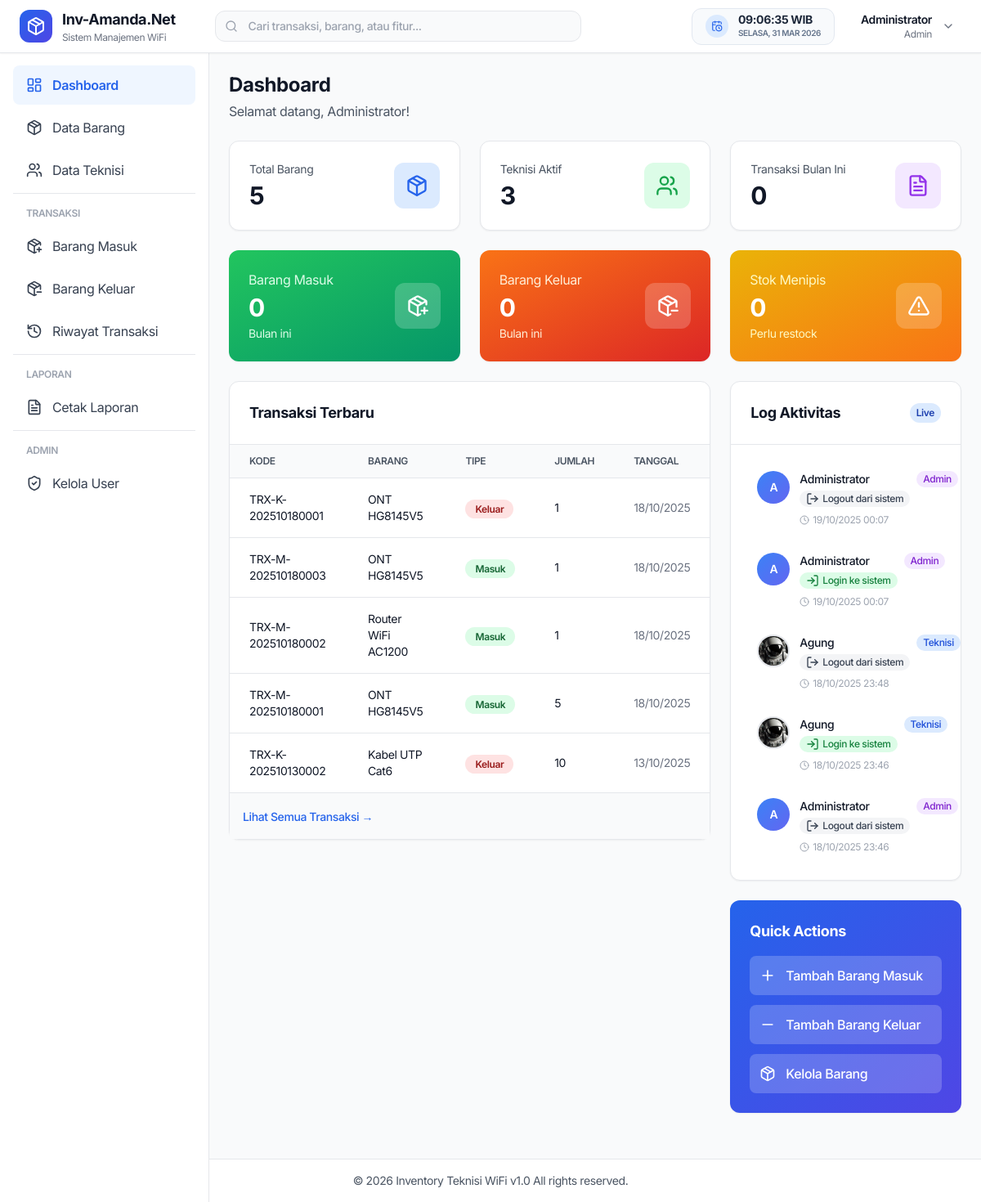
The page /dashboard (signed in) on the database as committed earlier.
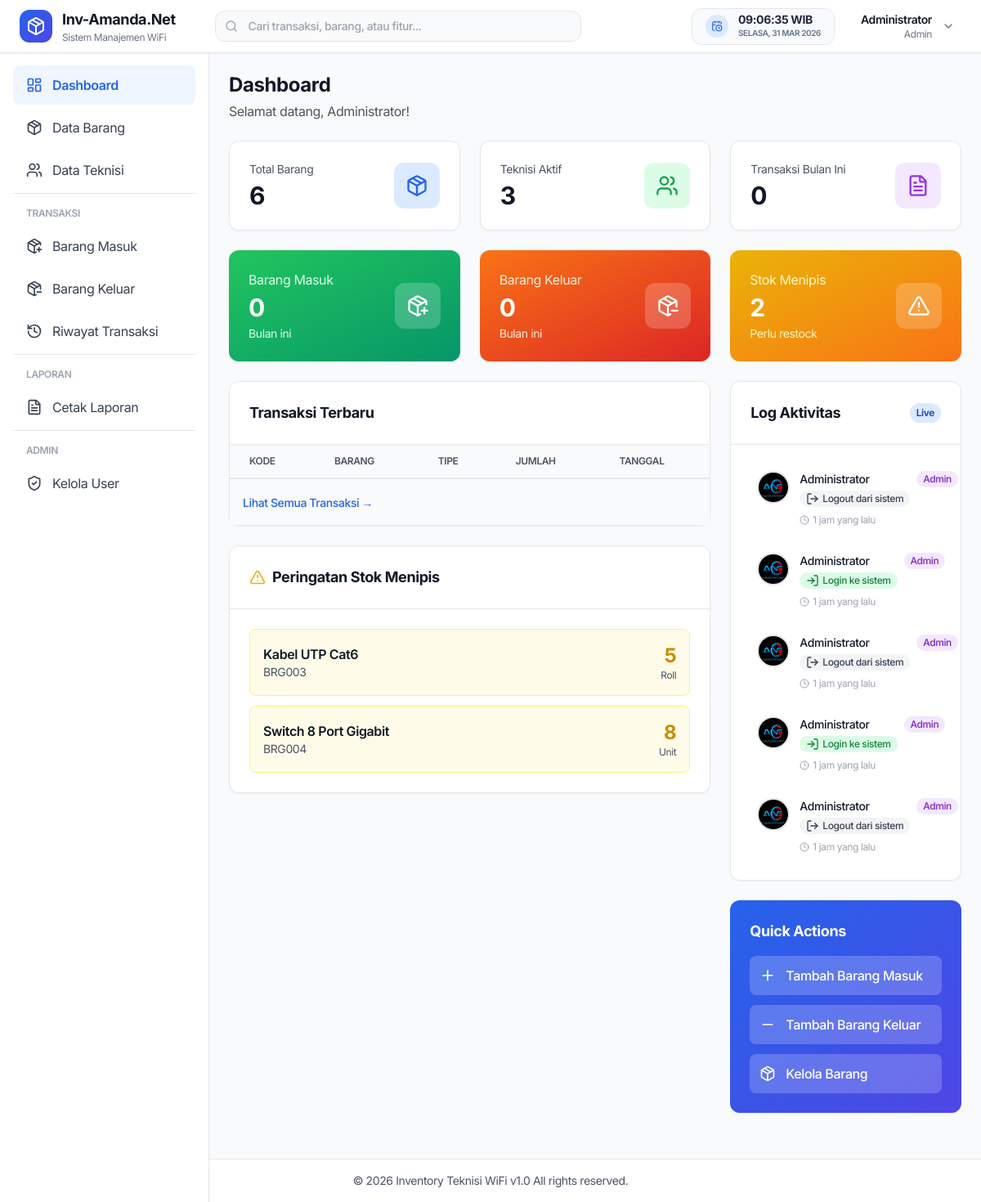
The same page on the database as committed later.
### tables this page shows
CREATE TABLE `transaksi` (
  `id` int NOT NULL,
  `kode_transaksi` varchar(50) NOT NULL,
  `id_barang` int NOT NULL,
  `id_teknisi` int DEFAULT NULL,
  `id_user` int NOT NULL,
  `tipe` enum('masuk','keluar') NOT NULL,
  `jumlah` int NOT NULL,
  `tanggal` date NOT NULL,
  `keterangan` text,
  `created_at` timestamp NOT NULL DEFAULT CURRENT_TIMESTAMP
);

CREATE TABLE `barang` (
  `id` int NOT NULL,
  `kode_barang` varchar(50) NOT NULL,
  `nama_barang` varchar(100) NOT NULL,
  `kategori` varchar(50) DEFAULT NULL,
  `merk` varchar(50) DEFAULT NULL,
  `satuan` varchar(20) DEFAULT NULL,
  `stok` int DEFAULT '0',
  `harga` decimal(15,2) DEFAULT NULL,
  `deskripsi` text,
  `created_at` timestamp NOT NULL DEFAULT CURRENT_TIMESTAMP
);

CREATE TABLE `log_aktivitas` (
  `id` int NOT NULL,
  `id_user` int NOT NULL,
  `aktivitas` varchar(255) NOT NULL,
  `keterangan` text,
  `created_at` timestamp NOT NULL DEFAULT CURRENT_TIMESTAMP
);

CREATE TABLE `users` (
  `id` int NOT NULL,
  `username` varchar(50) NOT NULL,
  `password` varchar(255) NOT NULL,
  `nama_lengkap` varchar(100) NOT NULL,
  `email` varchar(100) DEFAULT NULL,
  `role` enum('admin','teknisi') DEFAULT 'teknisi',
  `foto_profil` varchar(255) DEFAULT NULL,
  `created_at` timestamp NOT NULL DEFAULT CURRENT_TIMESTAMP,
  `updated_at` timestamp NOT NULL DEFAULT CURRENT_TIMESTAMP ON UPDATE CURRENT_TIMESTAMP
);

### functions/helpers.php (called while the page is built, shortened)
<?php
function formatWaktuRelatif($waktu) {
    $sekarang = time();
    $waktu_timestamp = strtotime($waktu);
    $selisih = $sekarang - $waktu_timestamp;
    if ($selisih < 60) {
        return 'Baru saja';
    } elseif ($selisih < 3600) {
        $menit = floor($selisih / 60);
        return $menit . ' menit yang lalu';
    } elseif ($selisih < 86400) {
        $jam = floor($selisih / 3600);
        return $jam . ' jam yang lalu';
    } elseif ($selisih < 604800) {
        $hari = floor($selisih / 86400);
        return $hari . ' hari yang lalu';
    } else {
        return date('d/m/Y H:i', $waktu_timestamp);
    }
}
?>

### public/dashboard.php (the view, shortened to what the changed rows need)
<?php
require_once '../includes/auth_check.php';
require_once '../functions/helpers.php';
$stats = [];
$query = "SELECT COUNT(*) as total FROM barang";
$result = mysqli_query($conn, $query);
$stats['total_barang'] = mysqli_fetch_assoc($result)['total'];
$query = "SELECT COUNT(*) as total FROM teknisi WHERE status = 'aktif'";
$result = mysqli_query($conn, $query);
$stats['total_teknisi'] = mysqli_fetch_assoc($result)['total'];
$bulan_ini = date('Y-m');
$query = "SELECT COUNT(*) as total FROM transaksi WHERE DATE_FORMAT(tanggal, '%Y-%m') = '$bulan_ini'";
$result = mysqli_query($conn, $query);
$stats['total_transaksi'] = mysqli_fetch_assoc($result)['total'];
$query = "SELECT COALESCE(SUM(jumlah), 0) as total FROM transaksi WHERE tipe = 'masuk' AND DATE_FORMAT(tanggal, '%Y-%m') = '$bulan_ini'";
$result = mysqli_query($conn, $query);
$stats['barang_masuk'] = mysqli_fetch_assoc($result)['total'];
$query = "SELECT COALESCE(SUM(jumlah), 0) as total FROM transaksi WHERE tipe = 'keluar' AND DATE_FORMAT(tanggal, '%Y-%m') = '$bulan_ini'";
$result = mysqli_query($conn, $query);
$stats['barang_keluar'] = mysqli_fetch_assoc($result)['total'];
$query = "SELECT COUNT(*) as total FROM barang WHERE stok < 10";
$result = mysqli_query($conn, $query);
$stats['stok_menipis'] = mysqli_fetch_assoc($result)['total'];
$query = "SELECT la.*, u.nama_lengkap, u.role, u.foto_profil
          FROM log_aktivitas la
          JOIN users u ON la.id_user = u.id
          ORDER BY la.created_at DESC
          LIMIT 5";
$activities = mysqli_query($conn, $query);
$query = "SELECT * FROM barang WHERE stok < 10 ORDER BY stok ASC LIMIT 5";
$low_stock = mysqli_query($conn, $query);
$query = "SELECT t.*, b.nama_barang, tek.nama as nama_teknisi, u.nama_lengkap
          FROM transaksi t
          LEFT JOIN barang b ON t.id_barang = b.id
          LEFT JOIN teknisi tek ON t.id_teknisi = tek.id
          LEFT JOIN users u ON t.id_user = u.id
          ORDER BY t.created_at DESC
          LIMIT 5";
$recent_transactions = mysqli_query($conn, $query);
function getActivityIcon($aktivitas) {
    $aktivitas_lower = strtolower($aktivitas);
    if (strpos($aktivitas_lower, 'login') !== false) {
        return '<i data-lucide="log-in" class="w-4 h-4"></i>';
    } elseif (strpos($aktivitas_lower, 'logout') !== false) {
        return '<i data-lucide="log-out" class="w-4 h-4"></i>';
    } elseif (strpos($aktivitas_lower, 'tambah') !== false || strpos($aktivitas_lower, 'menambah') !== false) {
        return '<i data-lucide="plus-circle" class="w-4 h-4"></i>';
    } elseif (strpos($aktivitas_lower, 'edit') !== false || strpos($aktivitas_lower, 'ubah') !== false || strpos($aktivitas_lower, 'update') !== false) {
        return '<i data-lucide="pencil" class="w-4 h-4"></i>';
    } elseif (strpos($aktivitas_lower, 'hapus') !== false || strpos($aktivitas_lower, 'delete') !== false) {
        return '<i data-lucide="trash-2" class="w-4 h-4"></i>';
    } else {
        return '<i data-lucide="activity" class="w-4 h-4"></i>';
    }
}
function getActivityColor($aktivitas) {
    $aktivitas_lower = strtolower($aktivitas);
    if (strpos($aktivitas_lower, 'login') !== false) {
        return 'bg-green-100 text-green-700';
    } elseif (strpos($aktivitas_lower, 'logout') !== false) {
        return 'bg-gray-100 text-gray-700';
    } elseif (strpos($aktivitas_lower, 'tambah') !== false || strpos($aktivitas_lower, 'menambah') !== false) {
        return 'bg-blue-100 text-blue-700';
    } elseif (strpos($aktivitas_lower, 'edit') !== false || strpos($aktivitas_lower, 'ubah') !== false) {
        return 'bg-yellow-100 text-yellow-700';
    } elseif (strpos($aktivitas_lower, 'hapus') !== false) {
        return 'bg-red-100 text-red-700';
    } else {
        return 'bg-purple-100 text-purple-700';
    }
}
require_once '../includes/header.php';
?>
<div class="lg:ml-64 pt-16">
    <div class="p-6">
        <div class="mb-6">
            <h1 class="text-2xl font-bold text-gray-900">Dashboard</h1>
        </div>
        <div class="grid grid-cols-1 md:grid-cols-2 lg:grid-cols-3 gap-6 mb-6">
            <div class="bg-white rounded-xl shadow-sm border border-gray-200 p-6 hover:shadow-md transition">
                <div class="flex items-center justify-between">
                    <div>
                        <p class="text-sm text-gray-600 mb-1">Total Barang</p>
                        <h3 class="text-3xl font-bold text-gray-900"><?= $stats['total_barang'] ?></h3>
                    </div>
                </div>
            </div>
            <div class="bg-gradient-to-br from-yellow-500 to-orange-500 rounded-xl shadow-sm p-6 text-white">
                <div class="flex items-center justify-between">
                    <div>
                        <p class="text-yellow-100 mb-1">Stok Menipis</p>
                        <h3 class="text-3xl font-bold"><?= $stats['stok_menipis'] ?></h3>
                        <p class="text-sm text-yellow-100 mt-1">Perlu restock</p>
                    </div>
                </div>
            </div>
        </div>
        <div class="grid grid-cols-1 lg:grid-cols-3 gap-6">
            <div class="lg:col-span-2 space-y-6">
                <div class="bg-white rounded-xl shadow-sm border border-gray-200">
                    <div class="p-6 border-b border-gray-200">
                        <h2 class="text-lg font-bold text-gray-900">Transaksi Terbaru</h2>
                    </div>
                    <div class="overflow-x-auto">
                        <table class="w-full">
                            <thead class="bg-gray-50 border-b border-gray-200">
                                <tr>
                                    <th class="px-6 py-3 text-left text-xs font-semibold text-gray-600 uppercase">Kode</th>
                                    <th class="px-6 py-3 text-left text-xs font-semibold text-gray-600 uppercase">Barang</th>
                                    <th class="px-6 py-3 text-left text-xs font-semibold text-gray-600 uppercase">Tipe</th>
                                    <th class="px-6 py-3 text-left text-xs font-semibold text-gray-600 uppercase">Jumlah</th>
                                    <th class="px-6 py-3 text-left text-xs font-semibold text-gray-600 uppercase">Tanggal</th>
                                </tr>
                            </thead>
                            <tbody class="divide-y divide-gray-200">
                                <?php while ($row = mysqli_fetch_assoc($recent_transactions)): ?>
                                <tr class="hover:bg-gray-50">
                                    <td class="px-6 py-4 text-sm text-gray-900"><?= $row['kode_transaksi'] ?></td>
                                    <td class="px-6 py-4 text-sm text-gray-900"><?= $row['nama_barang'] ?></td>
                                    <td class="px-6 py-4">
                                        <?php if ($row['tipe'] === 'masuk'): ?>
                                            <span class="px-3 py-1 text-xs font-semibold rounded-full bg-green-100 text-green-800">Masuk</span>
                                        <?php else: ?>
                                            <span class="px-3 py-1 text-xs font-semibold rounded-full bg-red-100 text-red-800">Keluar</span>
                                        <?php endif; ?>
                                    </td>
                                    <td class="px-6 py-4 text-sm text-gray-900"><?= $row['jumlah'] ?></td>
                                    <td class="px-6 py-4 text-sm text-gray-500"><?= date('d/m/Y', strtotime($row['tanggal'])) ?></td>
                                </tr>
                                <?php endwhile; ?>
                            </tbody>
                        </table>
                    </div>
                </div>
                <?php if ($stats['stok_menipis'] > 0): ?>
                <div class="bg-white rounded-xl shadow-sm border border-gray-200">
                    <div class="p-6 border-b border-gray-200">
                        <h2 class="text-lg font-bold text-gray-900 flex items-center gap-2">
                            <i data-lucide="alert-triangle" class="w-5 h-5 text-yellow-500"></i>
                            Peringatan Stok Menipis
                        </h2>
                    </div>
                    <div class="p-6">
                        <div class="space-y-3">
                            <?php while ($row = mysqli_fetch_assoc($low_stock)): ?>
                            <div class="flex items-center justify-between p-4 bg-yellow-50 rounded-lg border border-yellow-200">
                                <div>
                                    <p class="font-semibold text-gray-900"><?= $row['nama_barang'] ?></p>
                                    <p class="text-sm text-gray-600"><?= $row['kode_barang'] ?></p>
                                </div>
                                <div class="text-right">
                                    <p class="text-2xl font-bold text-yellow-600"><?= $row['stok'] ?></p>
                                    <p class="text-xs text-gray-600"><?= $row['satuan'] ?></p>
                                </div>
                            </div>
                            <?php endwhile; ?>
                        </div>
                    </div>
                </div>
                <?php endif; ?>
            </div>
            <div class="space-y-6">
                <div class="bg-white rounded-xl shadow-sm border border-gray-200">
                    <div class="p-6 border-b border-gray-200 flex items-center justify-between">
                        <h2 class="text-lg font-bold text-gray-900">Log Aktivitas</h2>
                    </div>
                    <div class="p-6 max-h-[600px] overflow-y-auto">
                        <div class="space-y-4">
                            <?php if (mysqli_num_rows($activities) > 0): ?>
                                <?php while ($row = mysqli_fetch_assoc($activities)): ?>
                                <div class="flex gap-3 group hover:bg-gray-50 p-2 rounded-lg transition">
                                    <div class="flex-shrink-0">
                                        <?php if (!empty($row['foto_profil']) && file_exists(__DIR__ . '/../' . $row['foto_profil'])): ?>
                                            <img src="<?= BASE_URL ?>/<?= $row['foto_profil'] ?>"
                                                 alt="<?= $row['nama_lengkap'] ?>"
                                                 class="w-10 h-10 rounded-full object-cover border-2 border-gray-200">
                                        <?php else: ?>
                                            <div class="w-10 h-10 bg-gradient-to-br from-blue-500 to-indigo-500 rounded-full flex items-center justify-center text-white text-sm font-semibold">
                                                <?= strtoupper(substr($row['nama_lengkap'], 0, 1)) ?>
                                            </div>
                                        <?php endif; ?>
                                    </div>
                                    <div class="flex-1 min-w-0">
                                        <div class="flex items-start justify-between gap-2">
                                            <div class="flex-1">
                                                <p class="text-sm text-gray-900 font-medium"><?= $row['nama_lengkap'] ?></p>
                                                <div class="flex items-center gap-2 mt-1">
                                                    <span class="inline-flex items-center gap-1 px-2 py-0.5 text-xs font-medium rounded-full <?= getActivityColor($row['aktivitas']) ?>">
                                                        <?= getActivityIcon($row['aktivitas']) ?>
                                                        <span class="truncate max-w-[120px]"><?= $row['aktivitas'] ?></span>
                                                    </span>
                                                </div>
                                            </div>
                                            <span class="inline-flex items-center px-2 py-0.5 text-xs font-medium rounded-full <?= $row['role'] == 'admin' ? 'bg-purple-100 text-purple-700' : 'bg-blue-100 text-blue-700' ?>">
                                                <?= ucfirst($row['role']) ?>
                                            </span>
                                        </div>
                    <p class="text-xs text-gray-400 mt-2 flex items-center gap-1">
                        <i data-lucide="clock" class="w-3 h-3"></i>
                                        <?php
                                            $created_at_wib = date('Y-m-d H:i:s', strtotime($row['created_at'] . ' +7 hours'));
                                            echo formatWaktuRelatif($created_at_wib);
                                            ?>
                                            </p>
                                        </div>
                                    </div>
                                <?php endwhile; ?>
                            <?php endif; ?>
                        </div>
                    </div>
                </div>
            </div>
        </div>
    </div>
</div>
<?php require_once '../includes/footer.php'; ?>

Rows that differ between the two databases and show on the page:
removed transaksi: kode_transaksi "TRX-K-202510180001", id_barang.nama_barang "ONT HG8145V5", tipe "Keluar", jumlah "1", tanggal "18/10/2025"
removed transaksi: kode_transaksi "TRX-M-202510180003", id_barang.nama_barang "ONT HG8145V5", tipe "Masuk", jumlah "1", tanggal "18/10/2025"
removed transaksi: kode_transaksi "TRX-M-202510180002", id_barang.nama_barang "Router WiFi AC1200", tipe "Masuk", jumlah "1", tanggal "18/10/2025"
removed transaksi: kode_transaksi "TRX-M-202510180001", id_barang.nama_barang "ONT HG8145V5", tipe "Masuk", jumlah "5", tanggal "18/10/2025"
removed transaksi: kode_transaksi "TRX-K-202510130002", id_barang.nama_barang "Kabel UTP Cat6", tipe "Keluar", jumlah "10", tanggal "13/10/2025"
no longer on this page (row unchanged): log_aktivitas: id_user.nama_lengkap "A", id_user.nama_lengkap "Administrator", aktivitas "Logout dari sistem", id_user.role "Admin", created_at "19/10/2025 00:07"
no longer on this page (row unchanged): log_aktivitas: id_user.nama_lengkap "A", id_user.nama_lengkap "Administrator", aktivitas "Login ke sistem", id_user.role "Admin", created_at "19/10/2025 00:07"
removed log_aktivitas: id_user.foto_profil (picture), id_user.nama_lengkap "Agung", aktivitas "Logout dari sistem", id_user.role "Teknisi", created_at "18/10/2025 23:48"
removed log_aktivitas: id_user.foto_profil (picture), id_user.nama_lengkap "Agung", aktivitas "Login ke sistem", id_user.role "Teknisi", created_at "18/10/2025 23:46"
no longer on this page (row unchanged): log_aktivitas: id_user.nama_lengkap "A", id_user.nama_lengkap "Administrator", aktivitas "Logout dari sistem", id_user.role "Admin", created_at "18/10/2025 23:46"
now on this page (row edited): barang: nama_barang "Kabel UTP Cat6", kode_barang "BRG003", stok "5", satuan "Roll"
now on this page (row edited): barang: nama_barang "Switch 8 Port Gigabit", kode_barang "BRG004", stok "8", satuan "Unit"
added log_aktivitas: id_user.foto_profil (picture), id_user.nama_lengkap "Administrator", aktivitas "Logout dari sistem", id_user.role "Admin", created_at "1 jam yang lalu"
added log_aktivitas: id_user.foto_profil (picture), id_user.nama_lengkap "Administrator", aktivitas "Login ke sistem", id_user.role "Admin", created_at "1 jam yang lalu"
added log_aktivitas: id_user.foto_profil (picture), id_user.nama_lengkap "Administrator", aktivitas "Logout dari sistem", id_user.role "Admin", created_at "1 jam yang lalu"
added log_aktivitas: id_user.foto_profil (picture), id_user.nama_lengkap "Administrator", aktivitas "Login ke sistem", id_user.role "Admin", created_at "1 jam yang lalu"
added log_aktivitas: id_user.foto_profil (picture), id_user.nama_lengkap "Administrator", aktivitas "Logout dari sistem", id_user.role "Admin", created_at "1 jam yang lalu"
Other text that changed with them:
$stats['total_barang']: "5" → "6"
$stats['stok_menipis']: "0" → "2"
text now shown: "Peringatan Stok Menipis"
